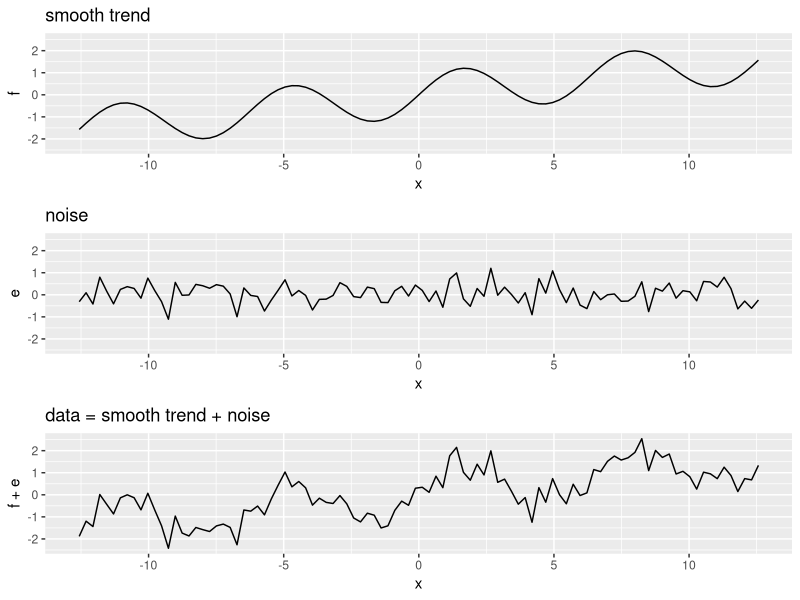
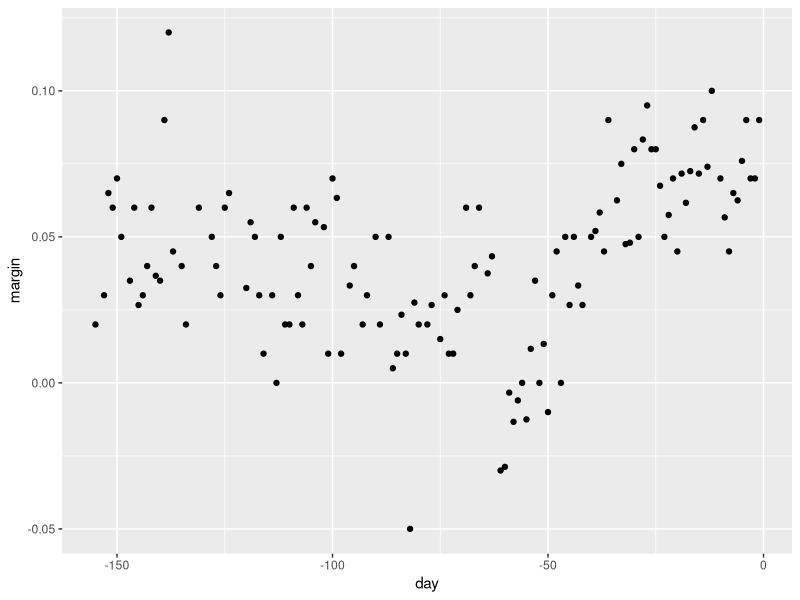
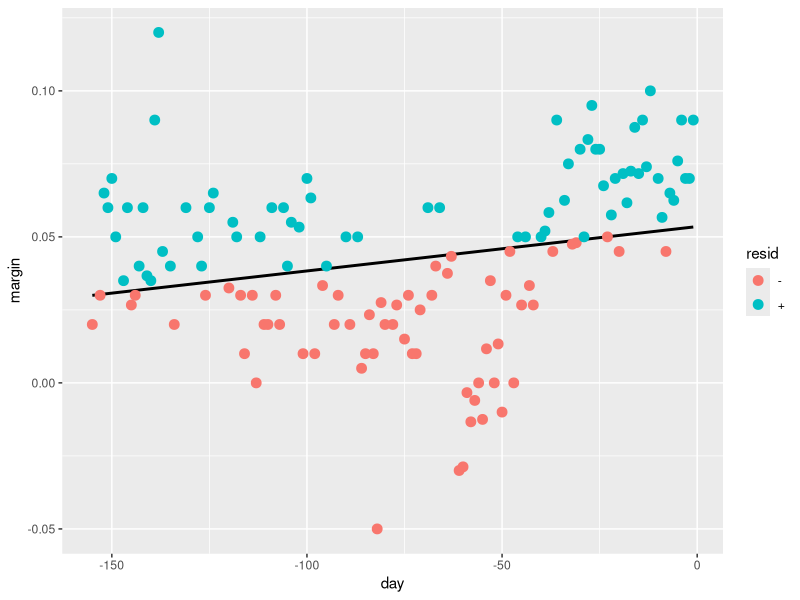
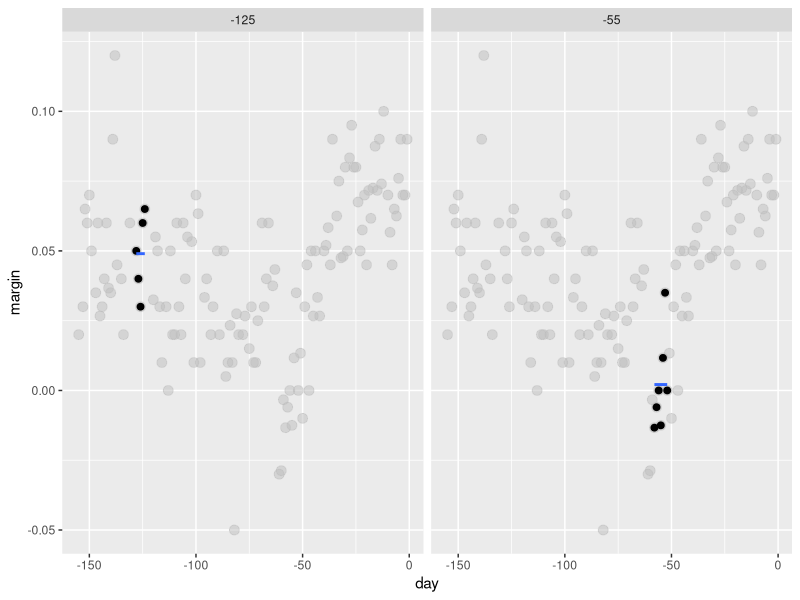

Source code (R) for these figures, in order: (Note: this script raises an error after producing the figures.)
# HarvardX: PH125.8x
# Data Science: Machine Learning
# R code from course videos

# Linear Regression for Prediction, Smoothing, and Working with Matrices

## Smoothing

### Introduction to Smoothing

library(tidyverse)
set.seed(1)
n <- 100
x <- seq(-pi*4, pi*4, len = n)
tmp <- data.frame(x = x , f = sin(x) + x/8, e = rnorm(n, 0, 0.5)) 
p1 <- qplot(x, f, main = "smooth trend", ylim = range(tmp$f+tmp$e), data = tmp, geom = "line")
p2 <- qplot(x, e, main = "noise", ylim = range(tmp$f+tmp$e), data = tmp, geom = "line")
p3 <- qplot(x, f+e, main = "data = smooth trend + noise", ylim = range(tmp$f+tmp$e), data = tmp, geom = "line")
gridExtra::grid.arrange(p1, p2, p3)

library(tidyverse)
library(dslabs)
data("polls_2008")
qplot(day, margin, data = polls_2008)

resid <- ifelse(lm(margin~day, data = polls_2008)$resid > 0, "+", "-")
polls_2008 %>% 
     mutate(resid = resid) %>% 
     ggplot(aes(day, margin)) + 
     geom_smooth(method = "lm", se = FALSE, color = "black") +
     geom_point(aes(color = resid), size = 3)

### Bin Smoothing and Kernels

span <- 3.5
tmp <- polls_2008 %>%
     crossing(center = polls_2008$day) %>%
     mutate(dist = abs(day - center)) %>%
     filter(dist <= span) 
tmp %>% filter(center %in% c(-125, -55)) %>%
     ggplot(aes(day, margin)) +   
     geom_point(data = polls_2008, size = 3, alpha = 0.5, color = "grey") +
     geom_point(size = 2) +    
     geom_smooth(aes(group = center), 
                 method = "lm", formula=y~1, se = FALSE) +
     facet_wrap(~center)

# May have to download old version of gganimate 
# Install using code below, then restart R session:
# library(devtools)
# install_github("thomasp85/gganimate", ref = "v0.1.1")
library(gganimate)
span <- 7
fit <- with(polls_2008, ksmooth(day, margin, kernel="box", x.points = day, bandwidth = span))
bin_fit <- data.frame(x = fit$x, .fitted=fit$y)
p <- tmp %>% 
     ggplot() +
     geom_smooth(aes(day, margin, group = center, frame = center), method = "lm", formula=y~1, se = FALSE) +
     geom_point(aes(day, margin), data = polls_2008, size = 3, alpha = .5, color = "grey") +
     geom_point(aes(day, margin, frame = center)) +
     geom_line(aes(x=x, y = .fitted, frame = x, cumulative = TRUE), data = bin_fit, color = "red") + 
     ggtitle("x0 = ")
gganimate(p, interval= .1)

span <- 7 
fit <- with(polls_2008, 
            ksmooth(day, margin, x.points = day, kernel="box", bandwidth = span))
polls_2008 %>% mutate(smooth = fit$y) %>%
     ggplot(aes(day, margin)) +
     geom_point(size = 3, alpha = .5, color = "grey") + 
     geom_line(aes(day, smooth), color="red")

x_0 <- -125
data.frame(x = polls_2008$day) %>% mutate(w_0 = 1*I(abs(x - x_0)<=span/2)) %>%
     mutate(w_0 = w_0/sum(w_0)) %>%
     ggplot(aes(x, w_0)) +
     geom_step()

x_0 <- -125
tmp <- with(data.frame(day = seq(min(polls_2008$day), max(polls_2008$day), .25)), 
            ksmooth(day, 1*I(day == x_0), kernel = "normal", x.points = day, bandwidth = span))
data.frame(x = tmp$x, w_0 = tmp$y) %>%
     mutate(w_0 = w_0/sum(w_0)) %>%
     ggplot(aes(x, w_0)) +
     geom_line()

tmp <- polls_2008 %>%
     crossing(center = polls_2008$day) %>%
     mutate(dist = abs(day - center)) %>%
     filter(dist <= span) %>% 
     mutate(weight =  dnorm(dist, 0, span/2.54))%>%
     mutate(weight = weight/max(weight))
span <- 7
fit <- with(polls_2008, ksmooth(day, margin, kernel="normal", x.points = day, bandwidth = span))
bin_fit <- data.frame(x = fit$x, .fitted=fit$y)
p <- tmp %>%
     ggplot() +
     geom_smooth(aes(day, margin, group = center, weight = weight, frame = center), method = "lm", formula=y~1, se=FALSE) +
     geom_point(aes(day, margin), data = polls_2008, size = 3, alpha = .5, color = "grey") +
     geom_point(aes(day, margin, size = weight, frame = center), show.legend = FALSE) +   
     scale_size(range = c(0, 3)) +
     geom_line(aes(x=x, y = .fitted, frame = x, cumulative = TRUE), data = bin_fit, color = "red") + 
     ggtitle("x0 = ")
gganimate(p, interval= .1)

span <- 7
fit <- with(polls_2008, 
            ksmooth(day, margin,  x.points = day, kernel="normal", bandwidth = span))
polls_2008 %>% mutate(smooth = fit$y) %>%
     ggplot(aes(day, margin)) +
     geom_point(size = 3, alpha = .5, color = "grey") + 
     geom_line(aes(day, smooth), color="red")

### Local Weighted Regression (loess)

span <- 21/diff(range(polls_2008$day))

tmp <- polls_2008 %>%
     crossing(center = polls_2008$day) %>%
     mutate(dist = abs(day - center)) %>%
     filter(rank(dist) / n() <= span) %>%
     mutate(weight = (1 - (dist / max(dist)) ^ 3) ^ 3)

tmp %>% 
     filter(center %in% c(-125, -55)) %>%
     ggplot(aes(day, margin)) +   
     scale_size(range = c(0, 3)) +
     geom_smooth(aes(group = center, weight = weight), 
                 method = "lm", se = FALSE) +
     geom_point(data = polls_2008, size = 3, alpha = .5, color = "grey") +
     geom_point(aes(size = weight)) +
     facet_wrap(~center)

library(broom)
fit <- loess(margin ~ day, degree=1, span = span, data=polls_2008)
loess_fit <- augment(fit)

p <- ggplot(tmp, aes(day, margin)) +
     scale_size(range = c(0, 3)) +
     geom_smooth(aes(group = center, frame = center, weight = weight), method = "lm", se = FALSE) +
     geom_point(data = polls_2008, size = 3, alpha = .5, color = "grey") +
     geom_point(aes(size = weight, frame = center)) +
     geom_line(aes(x=day, y = .fitted, frame = day, cumulative = TRUE),
               data = loess_fit, color = "red") +
     ggtitle("x0 = ")
gganimate(p, interval= .1)

total_days <- diff(range(polls_2008$day))
span <- 21/total_days

fit <- loess(margin ~ day, degree=1, span = span, data=polls_2008)

polls_2008 %>% mutate(smooth = fit$fitted) %>%
     ggplot(aes(day, margin)) +
     geom_point(size = 3, alpha = .5, color = "grey") +
     geom_line(aes(day, smooth), color="red")

spans <- c(.66, 0.25, 0.15, 0.10)
fits <- data_frame(span = spans) %>% 
     group_by(span) %>% 
     do(broom::augment(loess(margin ~ day, degree=1, span = .$span, data=polls_2008)))
tmp <- fits %>%
     crossing(span = spans, center = polls_2008$day) %>%
     mutate(dist = abs(day - center)) %>%
     filter(rank(dist) / n() <= span) %>%
     mutate(weight = (1 - (dist / max(dist)) ^ 3) ^ 3)
p <- ggplot(tmp, aes(day, margin)) +
     scale_size(range = c(0, 2)) +
     geom_smooth(aes(group = center, frame = center, weight = weight), method = "lm", se = FALSE) +
     geom_point(data = polls_2008, size = 2, alpha = .5, color = "grey") +
     geom_line(aes(x=day, y = .fitted, frame = day, cumulative = TRUE),
               data = fits, color = "red") +
     geom_point(aes(size = weight, frame = center)) +
     facet_wrap(~span) +
     ggtitle("x0 = ")
gganimate(p, interval= .1)

tmp %>% ggplot(aes(day, margin)) +
     geom_point(size = 2, alpha = .5, color = "grey") +
     geom_line(aes(day, .fitted), data = fits, color = "red") +
     facet_wrap(~span)

data.frame(x = seq(min(polls_2008$day), max(polls_2008$day), length.out = 100)) %>%
     mutate(w_0 = (1 - (abs(x-x_0)/21)^3)^3*I(abs(x-x_0)<=21)) %>%
     ggplot(aes(x, w_0)) +
     geom_line()

total_days <- diff(range(polls_2008$day))
span <- 28/total_days
fit_1 <- loess(margin ~ day, degree=1, span = span, data=polls_2008)
fit_2 <- loess(margin ~ day, span = span, data=polls_2008)

polls_2008 %>% mutate(smooth_1 = fit_1$fitted, smooth_2 = fit_2$fitted) %>%
     ggplot(aes(day, margin)) +
     geom_point(size = 3, alpha = .5, color = "grey") +
     geom_line(aes(day, smooth_1), color="red", lty = 2) +
     geom_line(aes(day, smooth_2), color="orange", lty = 1) 

polls_2008 %>% ggplot(aes(day, margin)) +
     geom_point() + 
     geom_smooth()

polls_2008 %>% ggplot(aes(day, margin)) +
     geom_point() + 
     geom_smooth(color="red",  span = 0.15,
                 method.args = list(degree=1))
